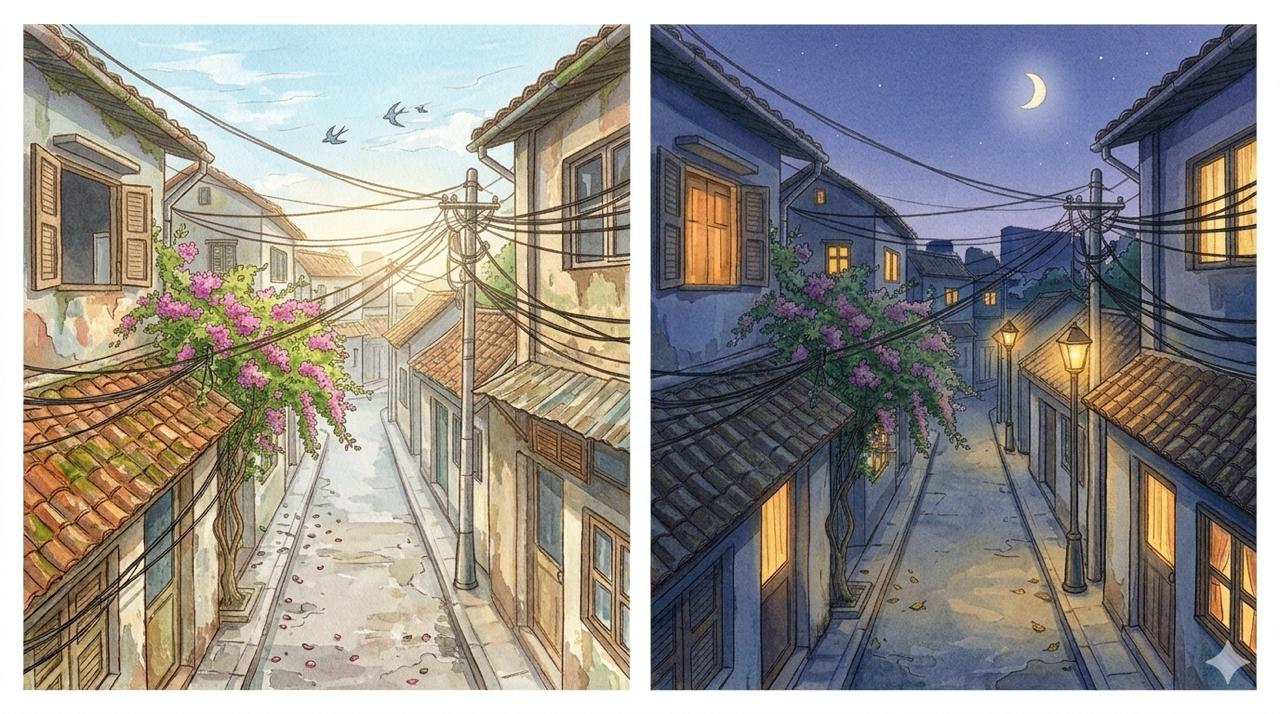
#> input picture src/vi_1127/spring_alley.jpg, 1280 x 714 px, found by its file name
$ python cut_spring_view.py
#> lines starting #> are read from the running program, lines starting #| are printed output that depends on the picture; after the words box and inside, x2 and y2 are one past the last pixel; in counts of white or black regions, pixels touching at a corner belong together
# Vi 27/11 (src/vi_1127/spring_alley.jpg, two panels day | night): spring alley views for the window, cut to the window
# aspect 556:766 around the alley and scaled to 810x1116 like the Tết / Christmas views. The ✦ mark (bottom right of the
# night panel) is inpainted away.
import sys
import cv2, numpy as np
G = sys.argv[1] if len(sys.argv) > 1 else '.'
im = cv2.imread(f'{G}/src/vi_1127/spring_alley.jpg')
#> im is the input picture: shape (714, 1280, 3); mean B, G, R 139.3, 143.8, 148.1
m = np.zeros(im.shape[:2], np.uint8); cv2.circle(m, (1222, 663), 22, 255, -1)
#> after `cv2.circle(m, (1222, 663), 22, 255, -1)`:
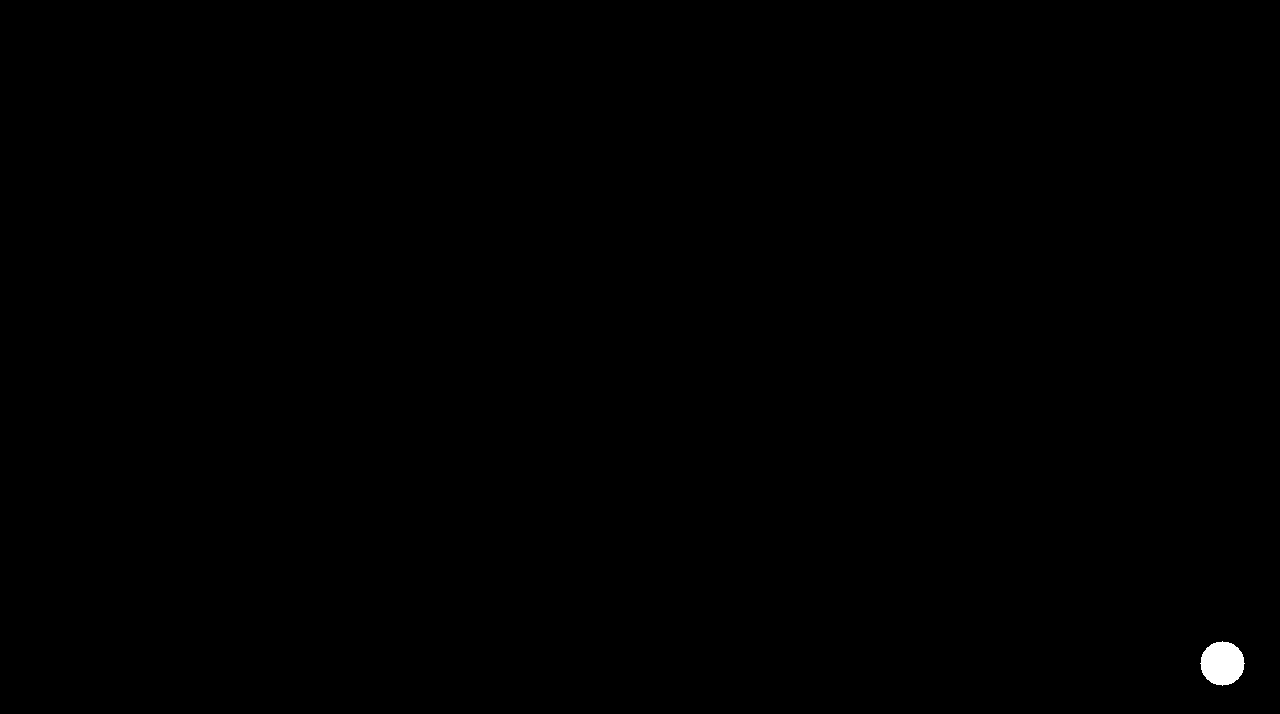
#> m: shape (714, 1280); 0.17% white; 1 white region, box (x1, y1, x2, y2) and area: (1200, 641, 1245, 686) 1517
im = cv2.inpaint(im, m, 9, cv2.INPAINT_TELEA)
y0, y1 = 27, 688; w = round((y1 - y0) * 556 / 766)
for name, cx in (('sunset', 382), ('night', 1004)):
    x0 = cx - w // 2; crop = im[y0:y1, x0:x0 + w]
    cv2.imwrite(f'{G}/src/view_spring_{name}.jpg', cv2.resize(crop, (810, 1116), interpolation=cv2.INTER_CUBIC), [cv2.IMWRITE_JPEG_QUALITY, 92])
    print(name, x0, x0 + w)
#> this loop made 2 passes
#> pass 1, `crop = im[y0:y1, x0:x0 + w]`:
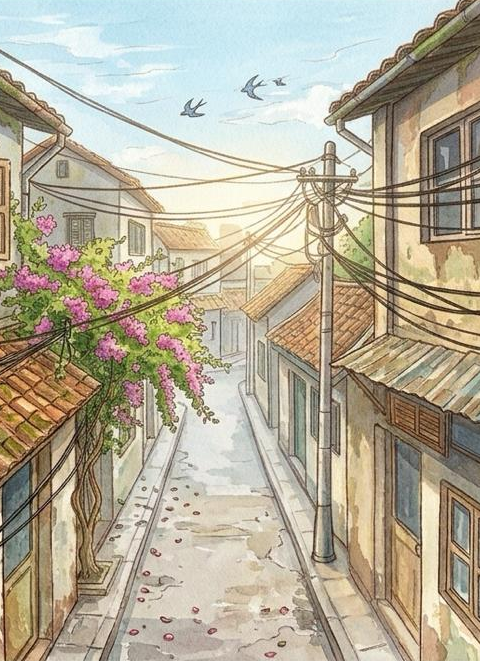
#> crop: shape (661, 480, 3); mean B, G, R 152.8, 172.9, 180.8
#> pass 2, `crop = im[y0:y1, x0:x0 + w]`:
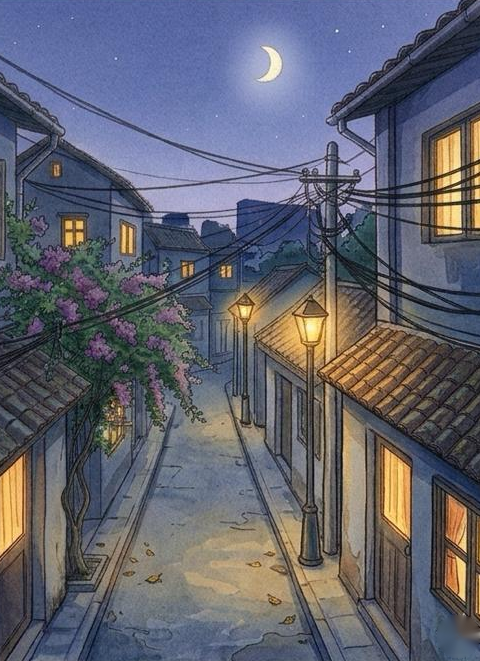
#> crop: shape (661, 480, 3); mean B, G, R 110.3, 98.7, 97.8

$ run again, with src/vi_1127/album2.jpg copied over src/vi_1127/spring_alley.jpg
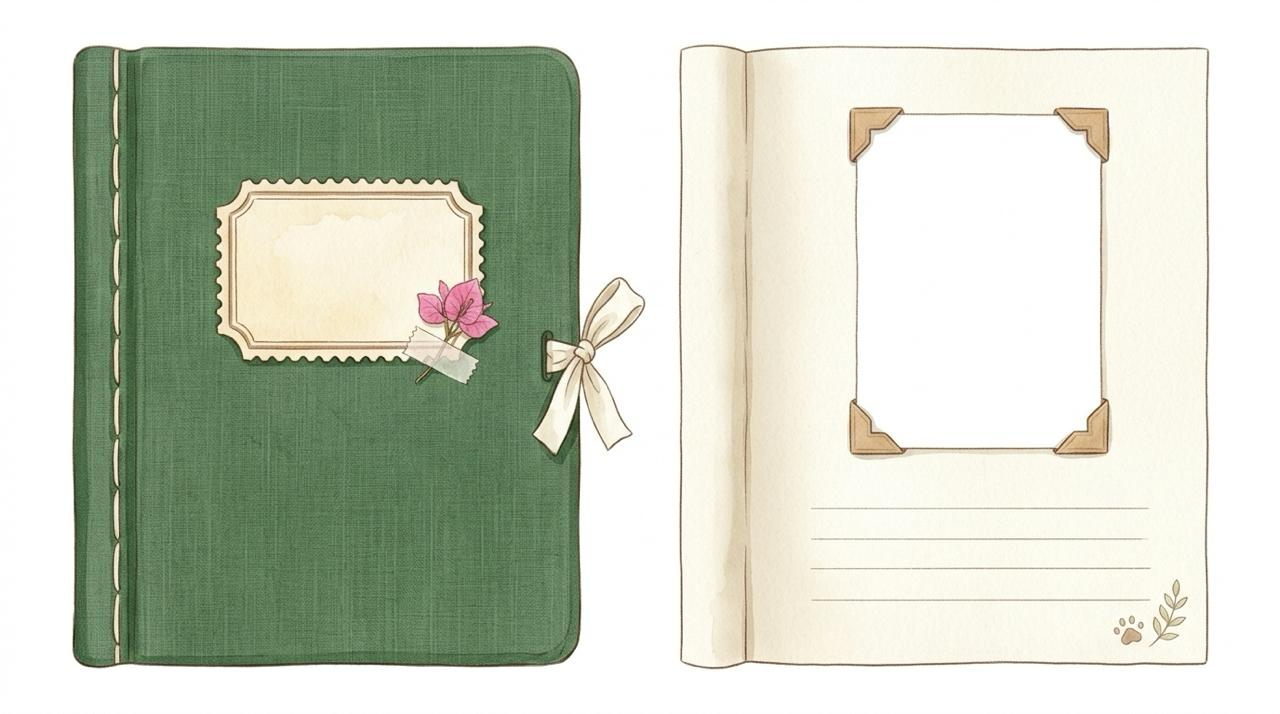
#> input picture src/vi_1127/album2.jpg, 1280 x 714 px, found by its file name
#> im is the input picture: shape (714, 1280, 3); mean B, G, R 194.5, 210.1, 204
#> m: shape (714, 1280); 0.17% white; 1 white region, box (x1, y1, x2, y2) and area: (1200, 641, 1245, 686) 1517
#> the loop `for name, cx in (('sunset', 382), ('night', 1004)):` made 2 passes
#> pass 1, `crop = im[y0:y1, x0:x0 + w]`:
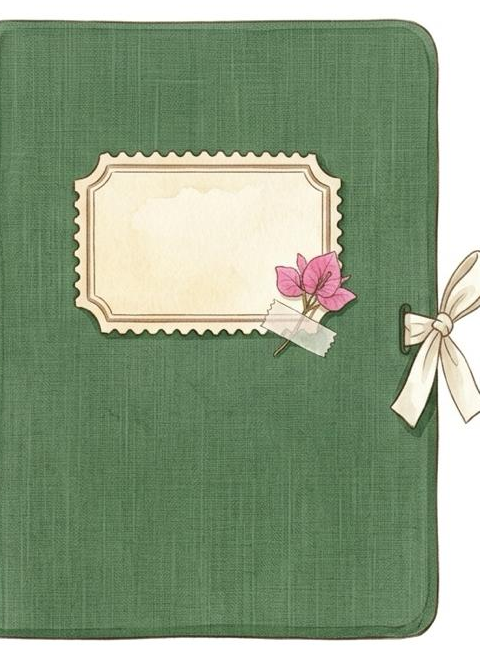
#> crop: shape (661, 480, 3); mean B, G, R 129.6, 157.4, 139.4
#> pass 2, `crop = im[y0:y1, x0:x0 + w]`:
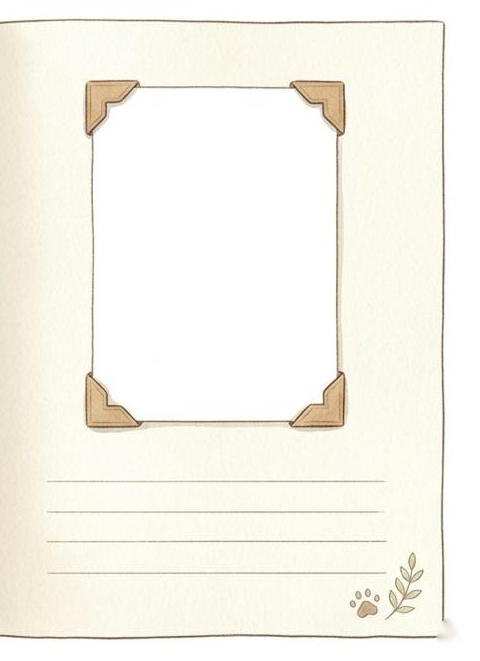
#> crop: shape (661, 480, 3); mean B, G, R 236.4, 245.9, 248.1

$ run again, with src/vi_1127/album_pages.jpg copied over src/vi_1127/spring_alley.jpg
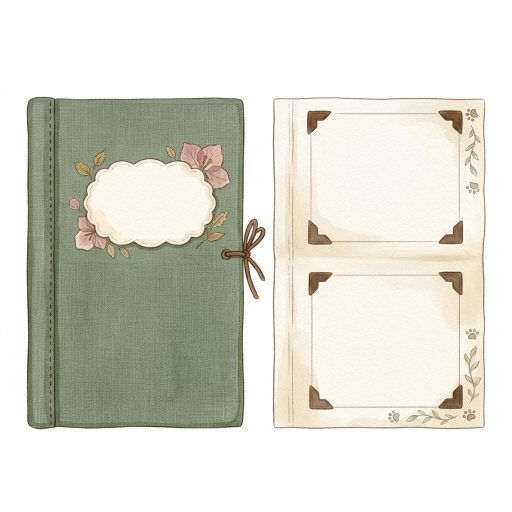
#> input picture src/vi_1127/album_pages.jpg, 1024 x 1024 px, found by its file name (shown at 1/2 size)
#> im is the input picture: shape (1024, 1024, 3); mean B, G, R 210.1, 220.9, 220.6
#> m: shape (1024, 1024); every value is 0
#> the loop `for name, cx in (('sunset', 382), ('night', 1004)):` made 2 passes
#> pass 1, `crop = im[y0:y1, x0:x0 + w]`:
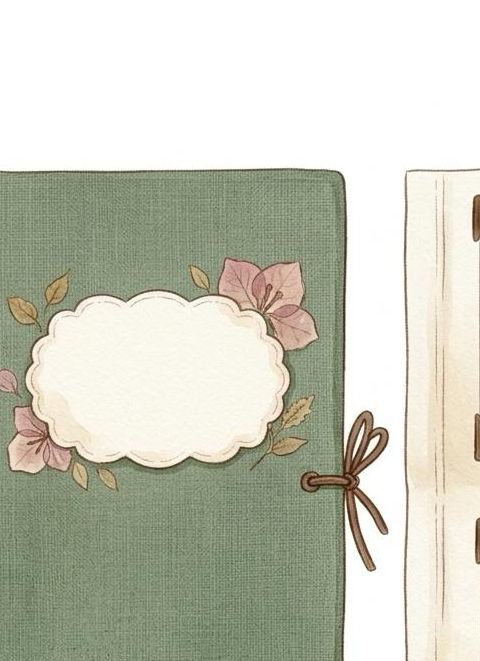
#> crop: shape (661, 480, 3); mean B, G, R 187.9, 202.5, 200.8
#> pass 2, `cv2.imwrite(f'{G}/src/view_spring_{name}.jpg', cv2.resize(crop, (810, ..`:
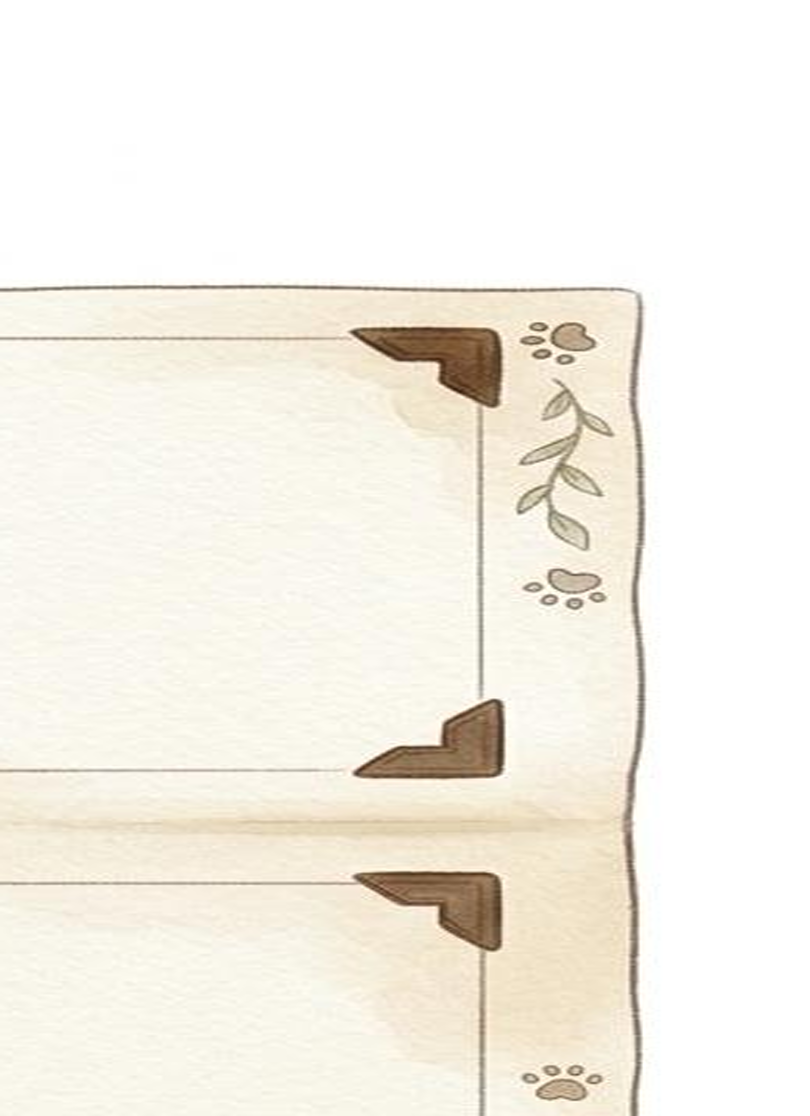
#> saved as view_spring_night.jpg: shape (1116, 810, 3); mean B, G, R 232.5, 241.5, 245.5
